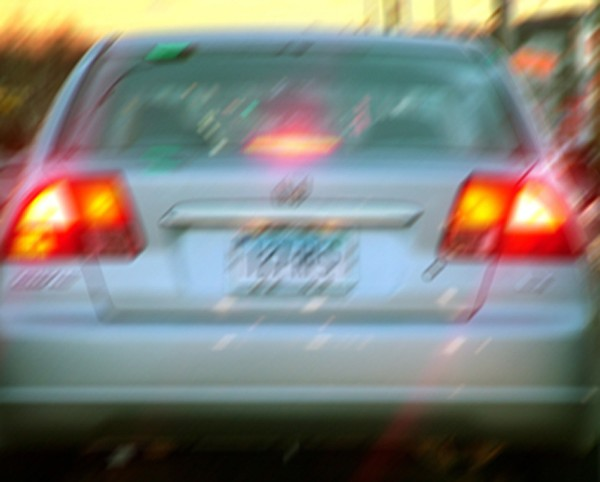
#> input picture images/licenseplate_motion.jpg, 600 x 482 px, found by its file name
$ python demo_adaptive_threshold.py
#> lines starting #> are read from the running program, lines starting #| are printed output that depends on the picture; after the words box and inside, x2 and y2 are one past the last pixel; in counts of white or black regions, pixels touching at a corner belong together
import cv2

# [10 lines of commented-out code are left out]


img=cv2.imread("licenseplate_motion.jpg",0)
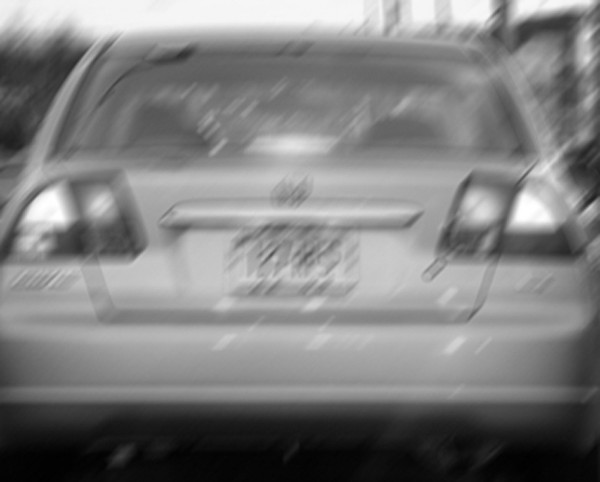
#> img: shape (482, 600); min 0, max 255, mean 126.2
t1,thd=cv2.threshold(img,127,255,cv2.THRESH_BINARY)
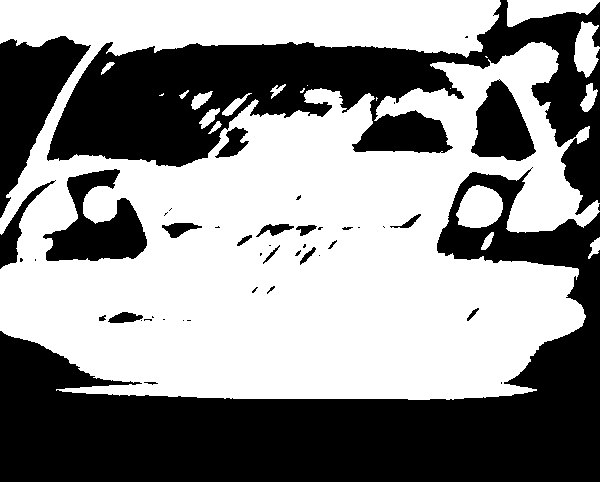
#> thd: shape (482, 600); 55.6% white; 46 black regions (25 under 20 px), largest, box (x1, y1, x2, y2) and area: (0, 167, 600, 482) 67846, (47, 0, 600, 215) 41592, (0, 36, 91, 218) 7533
t2,otsu=cv2.threshold(img,0,255,cv2.THRESH_BINARY+cv2.THRESH_OTSU)
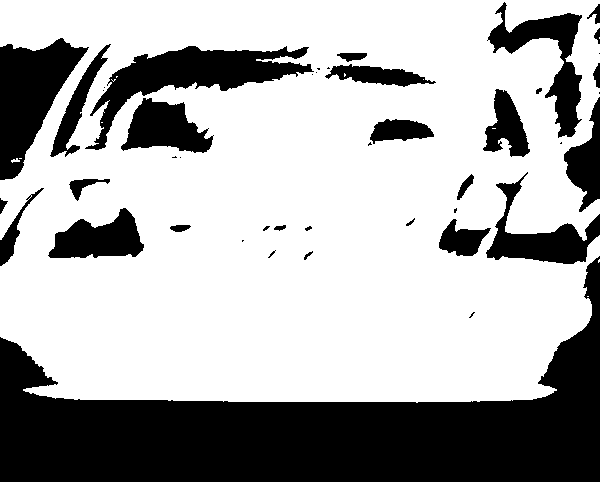
#> otsu: shape (482, 600); 67.9% white; 44 black regions (17 under 20 px), largest, box (x1, y1, x2, y2) and area: (0, 256, 600, 482) 54891, (85, 46, 314, 150) 7094, (0, 38, 89, 180) 6543
#> t2 = 107
cv2.imshow("img",img)
cv2.imshow("thd",thd)
cv2.imshow("otus",otsu)
cv2.waitKey()
cv2.destroyAllWindows()

$ run again, with images/home.jpg copied over images/licenseplate_motion.jpg
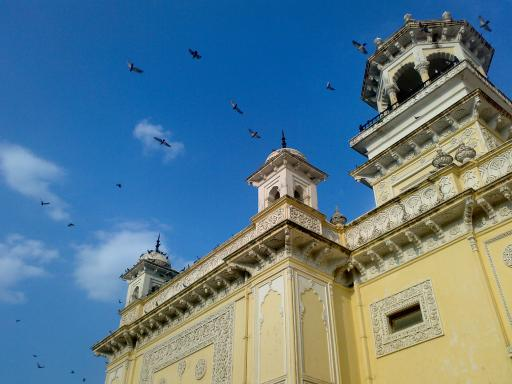
#> input picture images/home.jpg, 512 x 384 px, found by its file name
#> `t1,thd=cv2.threshold(img,127,255,cv2.THRESH_BINARY)`:
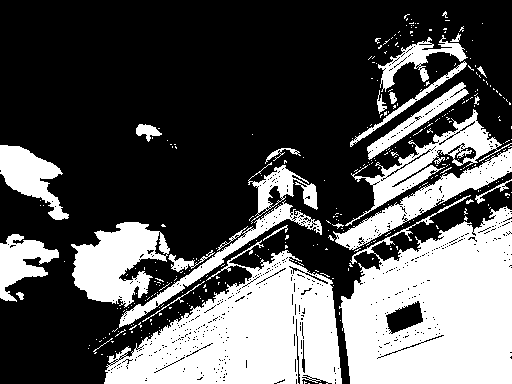
#> thd: shape (384, 512); 34.5% white; 342 white regions (315 under 20 px), largest, box (x1, y1, x2, y2) and area: (339, 195, 512, 384) 22838, (104, 240, 342, 384) 18663, (71, 222, 170, 308) 4941
#> `t2,otsu=cv2.threshold(img,0,255,cv2.THRESH_BINARY+cv2.THRESH_OTSU)`:
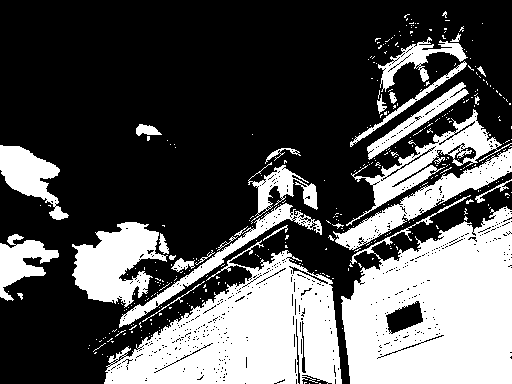
#> otsu: shape (384, 512); 33.9% white; 361 white regions (331 under 20 px), largest, box (x1, y1, x2, y2) and area: (341, 195, 512, 384) 22716, (104, 240, 342, 384) 18448, (72, 222, 168, 308) 4663
#> t2 = 129

$ run again, with images/Picture1.jpg copied over images/licenseplate_motion.jpg
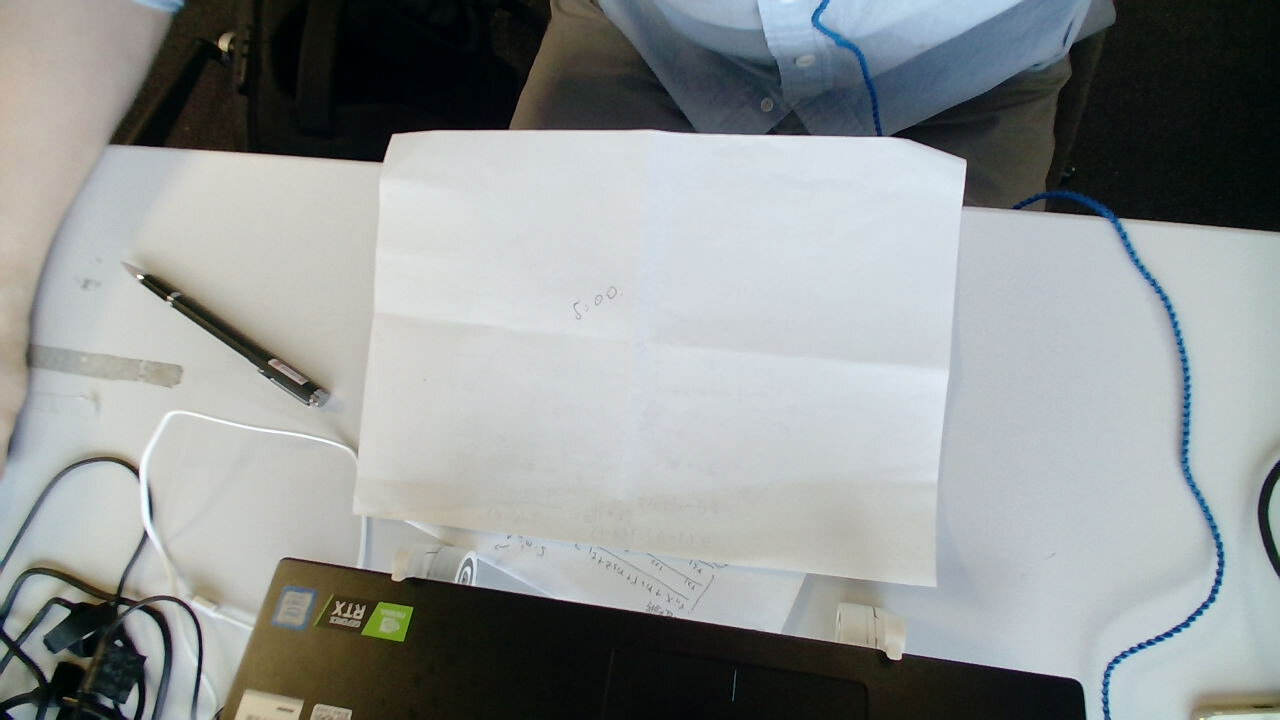
#> input picture images/Picture1.jpg, 1280 x 720 px, found by its file name
#> `t1,thd=cv2.threshold(img,127,255,cv2.THRESH_BINARY)`:
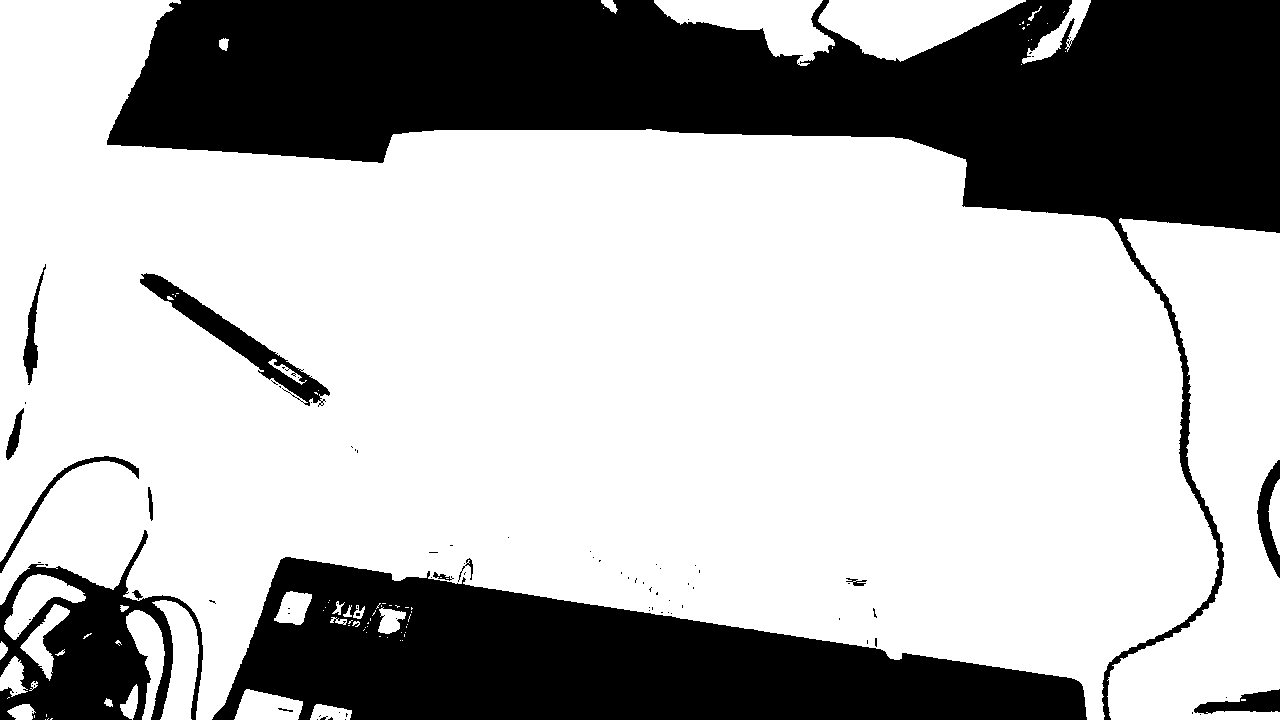
#> thd: shape (720, 1280); 69.4% white; 87 black regions (72 under 20 px), largest, box (x1, y1, x2, y2) and area: (107, 0, 1280, 720) 173573, (212, 557, 1087, 720) 82431, (0, 530, 203, 720) 16872
#> `t2,otsu=cv2.threshold(img,0,255,cv2.THRESH_BINARY+cv2.THRESH_OTSU)`:
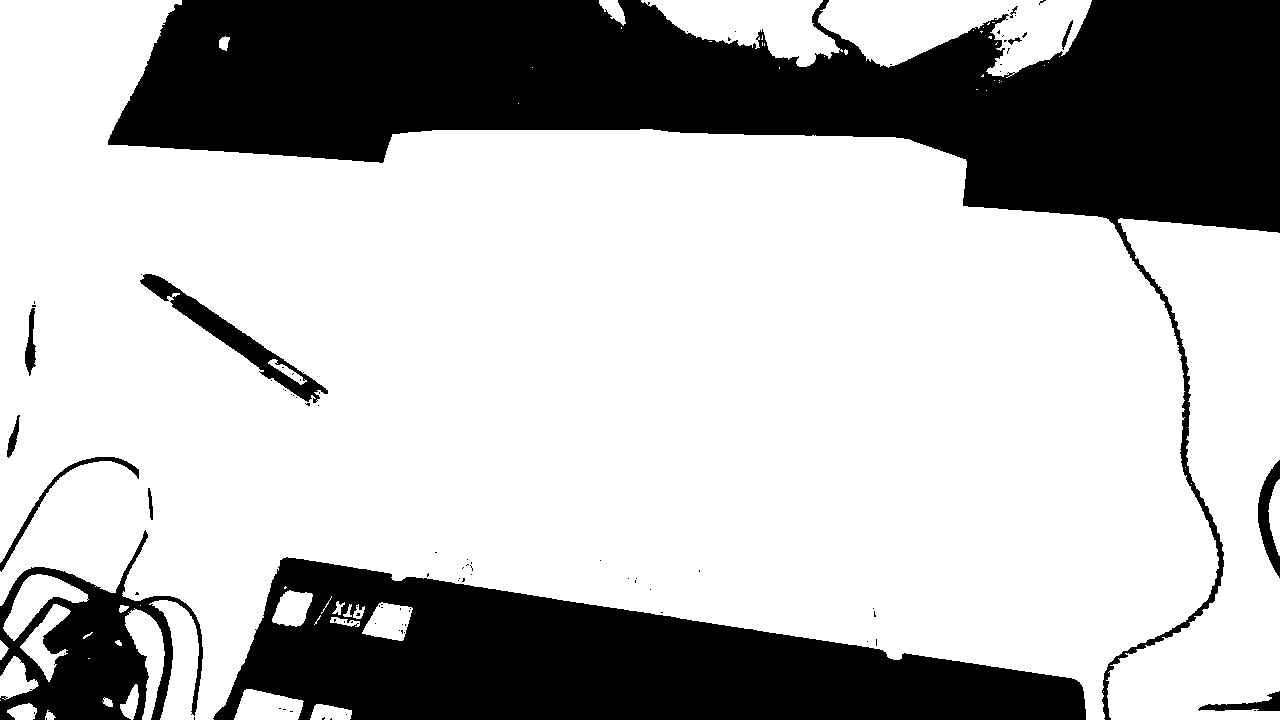
#> otsu: shape (720, 1280); 70.6% white; 93 black regions (80 under 20 px), largest, box (x1, y1, x2, y2) and area: (108, 0, 1280, 720) 166522, (213, 557, 1086, 720) 80958, (0, 530, 203, 720) 15676
#> t2 = 114

$ run again, with images/building.jpg copied over images/licenseplate_motion.jpg
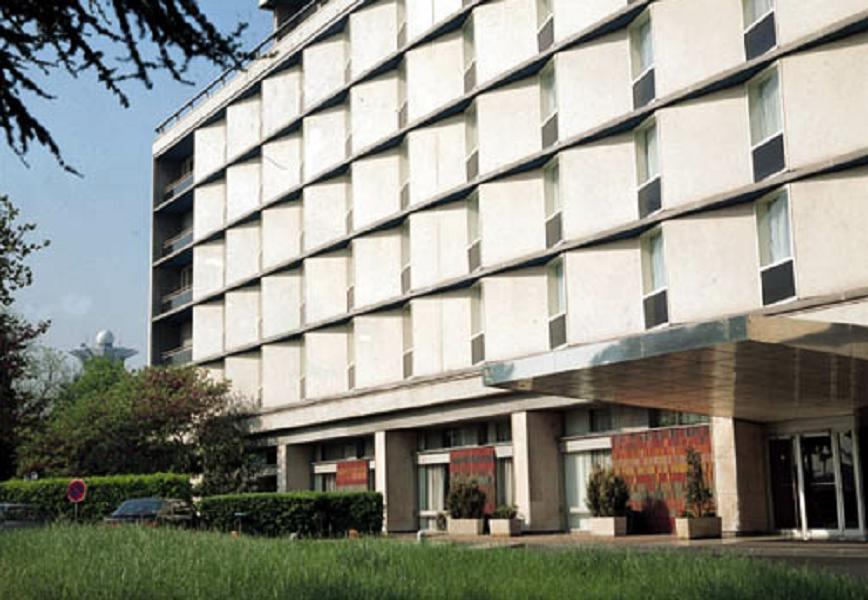
#> input picture images/building.jpg, 868 x 600 px, found by its file name
#> `t1,thd=cv2.threshold(img,127,255,cv2.THRESH_BINARY)`:
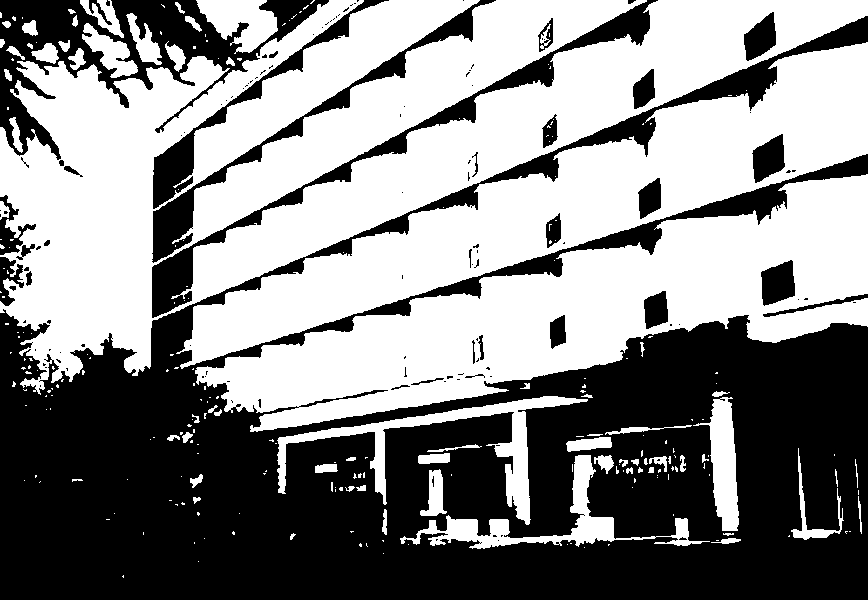
#> thd: shape (600, 868); 53.4% white; 127 black regions (93 under 20 px), largest, box (x1, y1, x2, y2) and area: (0, 16, 868, 600) 200174, (0, 0, 329, 160) 15528, (152, 0, 658, 318) 8138
#> `t2,otsu=cv2.threshold(img,0,255,cv2.THRESH_BINARY+cv2.THRESH_OTSU)`:
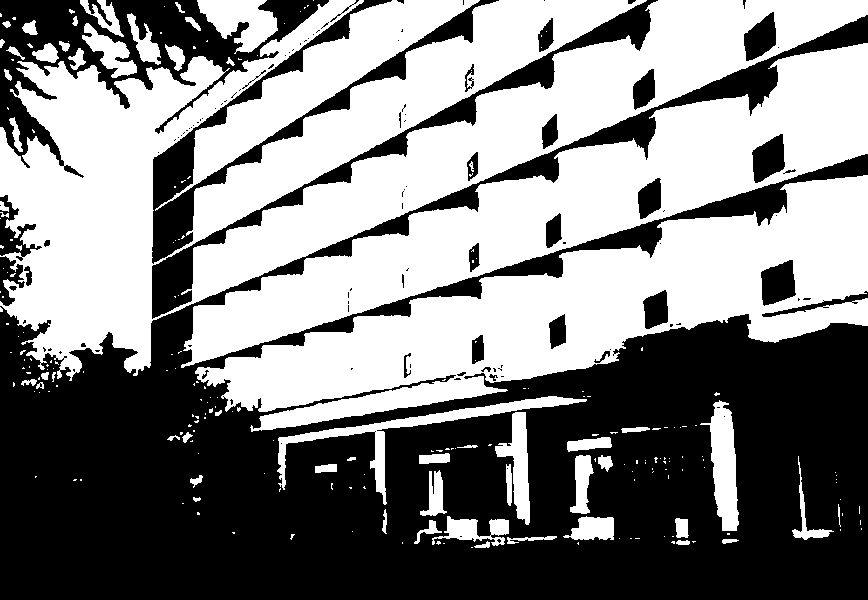
#> otsu: shape (600, 868); 51.4% white; 116 black regions (79 under 20 px), largest, box (x1, y1, x2, y2) and area: (0, 15, 868, 600) 207119, (0, 0, 329, 178) 16635, (152, 0, 499, 264) 10024
#> t2 = 140
